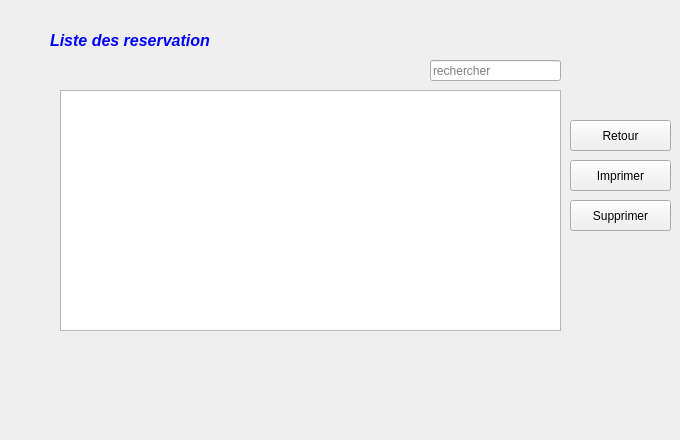
   <widget class="QWidget" name="Affichage">
    <attribute name="title">
     <string>Affichage</string>
    </attribute>
    <widget class="QTableView" name="tableView">
     <property name="geometry">
      <rect>
       <x>60</x>
       <y>90</y>
       <width>501</width>
       <height>241</height>
      </rect>
     </property>
     <property name="styleSheet">
      <string notr="true"> QTableView {
     selection-background-color: qlineargradient(x1: 0, y1: 0, x2: 0.5, y2: 0.5,
                                 stop: 0 #FF92BB, stop: 1 white);
 }
Le widget de coi 
QTableView QTableCornerButton::section {
     background: red;
     border: 2px outset red;
 }</string>
     </property>
    </widget>
    <widget class="QLabel" name="label_4">
     <property name="geometry">
      <rect>
       <x>50</x>
       <y>20</y>
       <width>171</width>
       <height>41</height>
      </rect>
     </property>
     <property name="font">
      <font>
       <pointsize>22</pointsize>
      </font>
     </property>
     <property name="styleSheet">
      <string notr="true"/>
     </property>
     <property name="text">
      <string>&lt;html&gt;&lt;head/&gt;&lt;body&gt;&lt;p&gt;&lt;span style=&quot; font-size:12pt; font-weight:600; font-style:italic; color:#0000ff;&quot;&gt;Liste des reservation&lt;/span&gt;&lt;/p&gt;&lt;/body&gt;&lt;/html&gt;</string>
     </property>
    </widget>
    <widget class="QPushButton" name="supprimer">
     <property name="geometry">
      <rect>
       <x>570</x>
       <y>200</y>
       <width>101</width>
       <height>31</height>
      </rect>
     </property>
     <property name="styleSheet">
      <string notr="true"/>
     </property>
     <property name="text">
      <string>Supprimer</string>
     </property>
     <property name="icon">
      <iconset resource="Ressources.qrc">
       <normaloff>:/new/images/images/delete.png</normaloff>:/new/images/images/delete.png</iconset>
     </property>
     <property name="iconSize">
      <size>
       <width>20</width>
       <height>20</height>
      </size>
     </property>
    </widget>
    <widget class="QLineEdit" name="recherche">
     <property name="geometry">
      <rect>
       <x>430</x>
       <y>60</y>
       <width>131</width>
       <height>21</height>
      </rect>
     </property>
     <property name="placeholderText">
      <string>rechercher</string>
     </property>
    </widget>
    <widget class="QPushButton" name="retour_2">
     <property name="geometry">
      <rect>
       <x>570</x>
       <y>120</y>
       <width>101</width>
       <height>31</height>
      </rect>
     </property>
     <property name="styleSheet">
      <string notr="true"/>
     </property>
     <property name="text">
      <string>Retour</string>
     </property>
     <property name="icon">
      <iconset resource="Ressources.qrc">
       <normaloff>:/new/images/images/return.png</normaloff>:/new/images/images/return.png</iconset>
     </property>
     <property name="iconSize">
      <size>
       <width>30</width>
       <height>30</height>
      </size>
     </property>
    </widget>
    <widget class="QPushButton" name="pushButton">
     <property name="geometry">
      <rect>
       <x>570</x>
       <y>160</y>
       <width>101</width>
       <height>31</height>
      </rect>
     </property>
     <property name="text">
      <string>Imprimer</string>
     </property>
    </widget>
    <widget class="QLabel" name="label">
     <property name="geometry">
      <rect>
       <x>90</x>
       <y>360</y>
       <width>331</width>
       <height>71</height>
      </rect>
     </property>
     <property name="font">
      <font>
       <family>Niagara Engraved</family>
       <pointsize>72</pointsize>
      </font>
     </property>
     <property name="text">
      <string/>
     </property>
    </widget>
   </widget>
